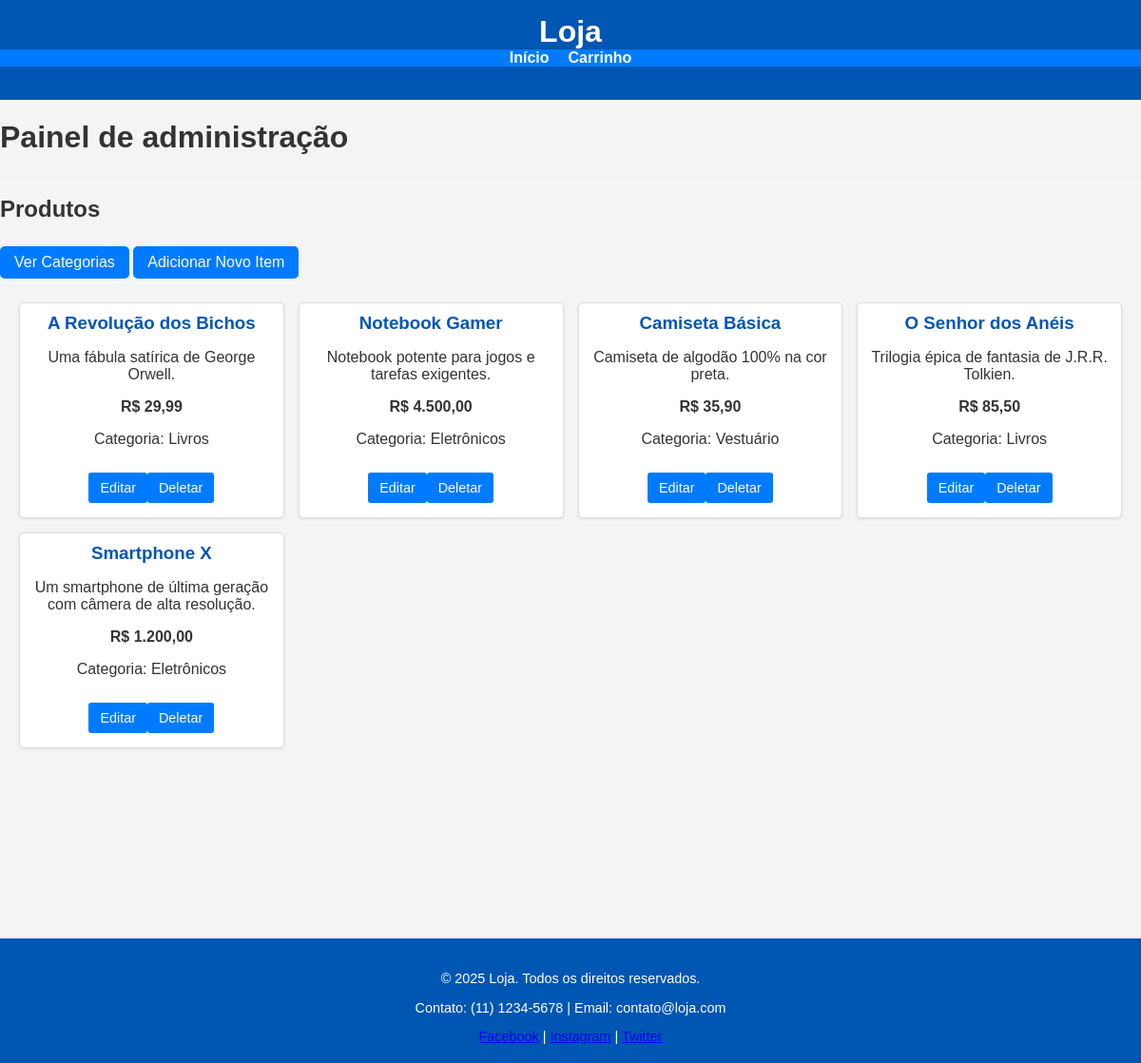
Screenshot of /public/index.php?page=produtos with the database file from the repository.
### tables this page shows
CREATE TABLE IF NOT EXISTS `produtos` (
    `id` INT(11) NOT NULL AUTO_INCREMENT,
    `nome` VARCHAR(255) NOT NULL,
    `descricao` TEXT,
    `preco` DECIMAL(10, 2) NOT NULL,
    `categoria_id` INT(11) NOT NULL,
    PRIMARY KEY (`id`),
    FOREIGN KEY (`categoria_id`) REFERENCES `categorias`(`id`) ON DELETE CASCADE
);

CREATE TABLE IF NOT EXISTS `categorias` (
    `id` INT(11) NOT NULL AUTO_INCREMENT,
    `nome` VARCHAR(255) NOT NULL,
    PRIMARY KEY (`id`)
);

### controllers/ProdutoController.php (called while the page is built, shortened)
<?php
include_once __DIR__ . '/../models/Produto.php';
class ProdutoController
{
    public function index()
    {
        $database = new Database();
        $db = $database->getConnection();
        $produto = new Produto($db);
        $stmt = $produto->read();
        $num = $stmt->rowCount();
        return ['stmt' => $stmt, 'num' => $num];
    }
}

### models/Produto.php (called while the page is built, shortened)
<?php
class Produto
{
    private $conn;
    public function __construct($db = null)
    {
        $this->conn = $db;
    }
    public function read()
    {
        $query = "SELECT p.*, c.nome AS categoria_nome
                  FROM produtos p
                  LEFT JOIN categorias c ON p.categoria_id = c.id
                  ORDER BY p.id DESC";
        $stmt = $this->conn->prepare($query);
        $stmt->execute();
        return $stmt;
    }
}

### views/produtos/index_prod.php (the view)
<?php
include_once __DIR__ . '/../../controllers/ProdutoController.php';
$controller = new ProdutoController();
$data = $controller->index();
$stmt = $data['stmt'];
$num = $data['num'];
?>
<h2>Produtos</h2>
<div class="top-buttons">
    <a href="/crud_php/public/index.php?page=categorias" class="button">Ver Categorias</a>
    <a href="/crud_php/public/index.php?page=produtos&action=create" class="button add">Adicionar Novo Item</a>
</div>
<?php
if ($num > 0) {
    echo "<div class='menu-items'>";
    while ($row = $stmt->fetch(PDO::FETCH_ASSOC)) {
        extract($row);
        echo "<div class='menu-item'>";
        echo "<h3>{$nome}</h3>";
        echo "<p>{$descricao}</p>";
        echo "<p><strong>R$ " . number_format($preco, 2, ',', '.') . "</strong></p>";
        echo "<p>Categoria: {$categoria_nome}</p>";
        echo "<div class='actions'>";
        echo "<a href=\"/crud_php/public/index.php?page=produtos&action=edit&id={$id}\" class=\"button edit\">Editar</a>";
        echo "<a href=\"/crud_php/public/index.php?page=produtos&action=delete&id={$id}\" class=\"button delete\">Deletar</a>";
        echo "</div>";
        echo "</div>";
    }
    echo "</div>";
} else {
    echo "<p>Nenhum produto encontrado.</p>";
}
?>
<?php include __DIR__ . '/../../views/includes/footer.php'; ?>

### views/includes/header.php (shortened to what this page needs)
<!DOCTYPE html>
<html lang="pt-br">
<head>
    <link rel="stylesheet" href="/crud_php/public/css/style.css">
</head>
<body>
    <header>
        <div class="logo">
            <h1>Loja</h1>
        </div>
        <nav>
            <ul>
                <li><a href="/crud_php/public/index.php">Início</a></li>
                <li><a href="/crud_php/public/index.php?page=carrinho">Carrinho</a></li>
            </ul>
        </nav>
    </header>
    <main>
        <div class="container">
            <h1>Painel de administração</h1>
            <hr>

### public/index.php (shortened to what this page needs)
<?php
$page = isset($_GET["page"]) ? $_GET["page"] : "home";
$action = isset($_GET["action"]) ? $_GET["action"] : "index";
$id = isset($_GET["id"]) ? $_GET["id"] : null;
include_once __DIR__ . '/../views/includes/header.php';
switch ($page) {
    case "produtos":
        switch ($action) {
            default:
                include __DIR__ . '/../views/produtos/index_prod.php';
                break;
        }
        break;
}
include_once __DIR__ . '/../views/includes/footer.php';
?>

### views/includes/footer.php
</main>
<footer>
    <div class="footer-content">
        <p>&copy; <?php echo date("Y"); ?> Loja. Todos os direitos reservados.</p>
        <p>Contato: (11) 1234-5678 | Email: contato@loja.com</p>
        <div class="social-media">
            <a href="#">Facebook</a> | <a href="#">Instagram</a> | <a href="#">Twitter</a>
        </div>
    </div>
</footer>
</body>
</html>

### public/css/style.css (style rules this page uses)
body { font-family: Arial, sans-serif; margin: 0; padding: 0; background-color: #f4f4f4; color: #333; }
header { background-color: #0056b3; color: white; padding: 15px 0; text-align: center; }
header .logo h1 { margin: 0; font-size: 2rem; }
nav { margin-bottom: 20px; }
nav ul { list-style: none; padding: 0; display: flex; justify-content: center; background-color: #007bff; margin: 0; }
nav ul li { margin: 0 10px; }
nav ul li a { color: white; text-decoration: none; font-weight: bold; font-size: 1rem; }
hr { border: 0; height: 1px; background-color: #eee; margin: 20px 0; }
.button { display: inline-block; padding: 8px 15px; margin: 5px 0; background-color: #007bff; color: white; text-decoration: none; border-radius: 5px; border: none; cursor: pointer; }
.button.edit { background-color: #ffc107; color: #333; }
.button.delete { background-color: #dc3545; }
footer { background-color: #0056b3; color: white; text-align: center; padding: 20px 0; margin-top: 200px; }
.footer-content { font-size: 0.9rem; }
.categories, .menu-items, .cart-items { display: grid; grid-template-columns: repeat(auto-fit, minmax(250px, 1fr)); gap: 15px; margin: 20px; }
.category-card, .menu-item, .cart-item { border: 1px solid #ddd; border-radius: 5px; padding: 10px; box-shadow: 0 1px 3px rgba(0, 0, 0, 0.1); text-align: center; background-color: white; }
.category-card h3, .menu-item h3, .cart-item h3 { margin: 0 0 10px; color: #0056b3; }
.category-card .button, .menu-item .button, .cart-item .button { margin-top: 10px; display: inline-block; padding: 8px 12px; background-color: #007bff; color: white; text-decoration: none; border-radius: 3px; font-size: 0.9rem; }

### rows the page displays
produtos: nome "A Revolução dos Bichos", descricao "Uma fábula satírica de George Orwell.", preco "29,99", categoria.nome "Livros"
produtos: nome "Notebook Gamer", descricao "Notebook potente para jogos e tarefas exigentes.", preco "4.500,00", categoria.nome "Eletrônicos"
produtos: nome "Camiseta Básica", descricao "Camiseta de algodão 100% na cor preta.", preco "35,90", categoria.nome "Vestuário"
produtos: nome "O Senhor dos Anéis", descricao "Trilogia épica de fantasia de J.R.R. Tolkien.", preco "85,50", categoria.nome "Livros"
produtos: nome "Smartphone X", descricao "Um smartphone de última geração com câmera de alta resolução.", preco "1.200,00", categoria.nome "Eletrônicos"
